Frame 1 (no input): blank canvas, image omitted
Frame 60 (the mouse pressed at the canvas centre just before this capture): blank canvas, image omitted
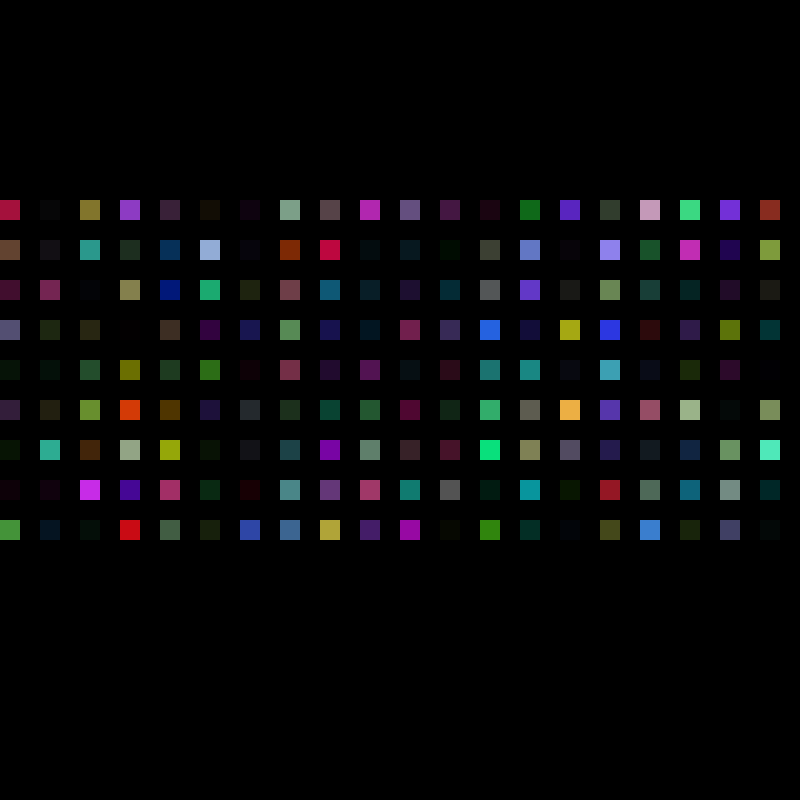
Frame 120 (the mouse held since frame 60 and released just before this capture)

The Processing sketch whose frames 1 and 60 were blank and that drew this single picture after the mouse press (run headless with seeded random() and noise(); from frame 60 on, the mouse is pressed at the canvas centre):

// Processing sketch: processing_116393
// ── processing_116393.pde

float radius =40;
float rect_X = 400;
float rect_Y = 400;
void setup() {
  size(800, 800);
}

void draw() {
  background(0);
  noStroke();

  

  for ( int yPos = 0; yPos <= height; yPos += height/20) {
    for (int xPos = 0; xPos <= width; xPos = xPos + 40 ) {
      if (dist(mouseX, mouseY, rect_X, rect_Y) < radius) {

        if ( xPos >=300 && xPos < 350) {
          fill(random(255), random(255), random(255), random(255));
        }
        else {
          fill(0);
        }
        if ( yPos >=200 && yPos < 550) {
          fill(random(255), random(255), random(255), random(255));
        }
        else {

          fill(0);
        }
        rect(xPos, yPos, 20, 20);
      }
    }
  }
}
